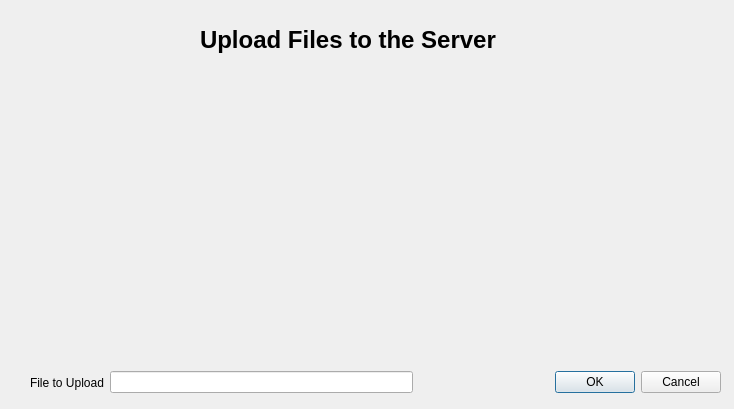
<?xml version="1.0" encoding="UTF-8"?>
<ui version="4.0">
 <class>UploadWindow</class>
 <widget class="QDialog" name="UploadWindow">
  <property name="geometry">
   <rect>
    <x>0</x>
    <y>0</y>
    <width>734</width>
    <height>409</height>
   </rect>
  </property>
  <property name="windowTitle">
   <string>Dialog</string>
  </property>
  <widget class="QLabel" name="label_2">
   <property name="geometry">
    <rect>
     <x>200</x>
     <y>20</y>
     <width>341</width>
     <height>41</height>
    </rect>
   </property>
   <property name="text">
    <string>&lt;html&gt;&lt;head/&gt;&lt;body&gt;&lt;p&gt;&lt;span style=&quot; font-size:18pt; font-weight:600;&quot;&gt;Upload Files to the Server&lt;/span&gt;&lt;/p&gt;&lt;/body&gt;&lt;/html&gt;</string>
   </property>
  </widget>
  <widget class="QWidget" name="">
   <property name="geometry">
    <rect>
     <x>30</x>
     <y>370</y>
     <width>691</width>
     <height>25</height>
    </rect>
   </property>
   <layout class="QHBoxLayout" name="horizontalLayout">
    <item>
     <widget class="QLabel" name="label">
      <property name="text">
       <string>File to Upload</string>
      </property>
     </widget>
    </item>
    <item>
     <widget class="QLineEdit" name="filepath_Upload"/>
    </item>
    <item>
     <widget class="QDialogButtonBox" name="buttonBox">
      <property name="orientation">
       <enum>Qt::Horizontal</enum>
      </property>
      <property name="standardButtons">
       <set>QDialogButtonBox::Cancel|QDialogButtonBox::Ok</set>
      </property>
     </widget>
    </item>
   </layout>
  </widget>
 </widget>
 <resources/>
 <connections>
  <connection>
   <sender>buttonBox</sender>
   <signal>accepted()</signal>
   <receiver>UploadWindow</receiver>
   <slot>accept()</slot>
   <hints>
    <hint type="sourcelabel">
     <x>248</x>
     <y>254</y>
    </hint>
    <hint type="destinationlabel">
     <x>157</x>
     <y>274</y>
    </hint>
   </hints>
  </connection>
  <connection>
   <sender>buttonBox</sender>
   <signal>rejected()</signal>
   <receiver>UploadWindow</receiver>
   <slot>reject()</slot>
   <hints>
    <hint type="sourcelabel">
     <x>316</x>
     <y>260</y>
    </hint>
    <hint type="destinationlabel">
     <x>286</x>
     <y>274</y>
    </hint>
   </hints>
  </connection>
 </connections>
</ui>
